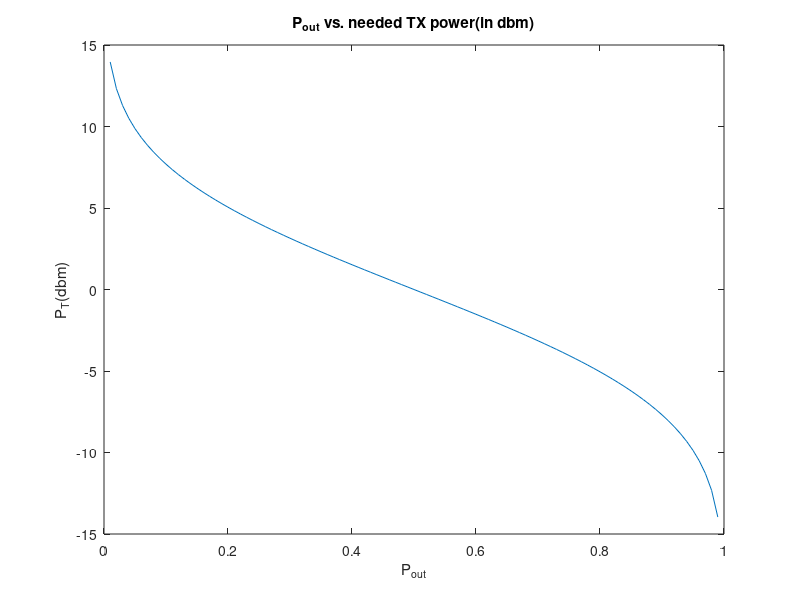

This chart was generated by the following MATLAB code:
clc
clear
close all

pOut = zeros(100,1);

for i = 1:100
   pOut(i,1) = i/100; 
end

pT = 6 * qfuncinv(pOut);

plot(pOut, pT);
title('P_o_u_t vs. needed TX power(in dbm)');
xlabel('P_o_u_t');
ylabel('P_T(dbm)');
